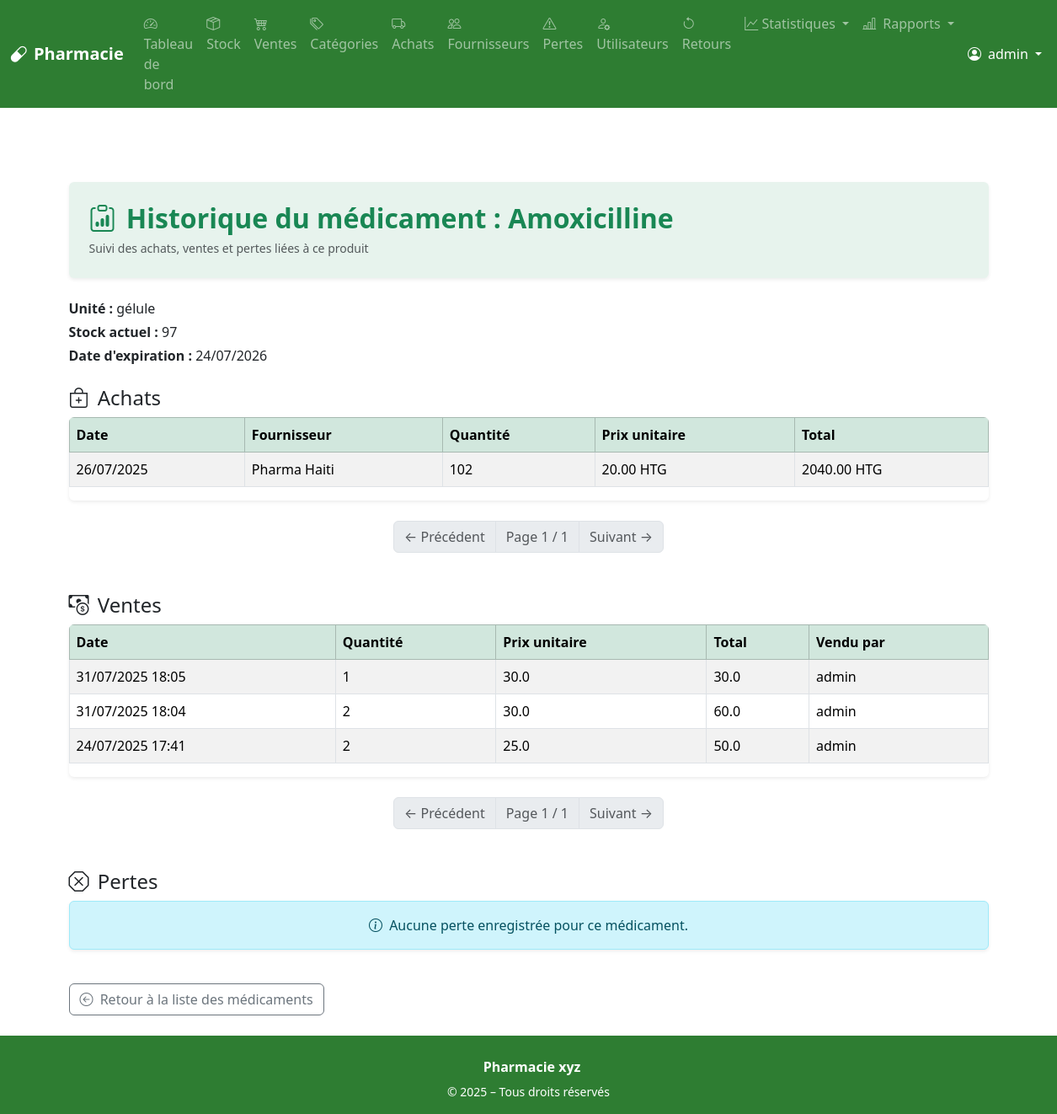
Page /drugs/drug/1/history (signed in) on the earlier database version.
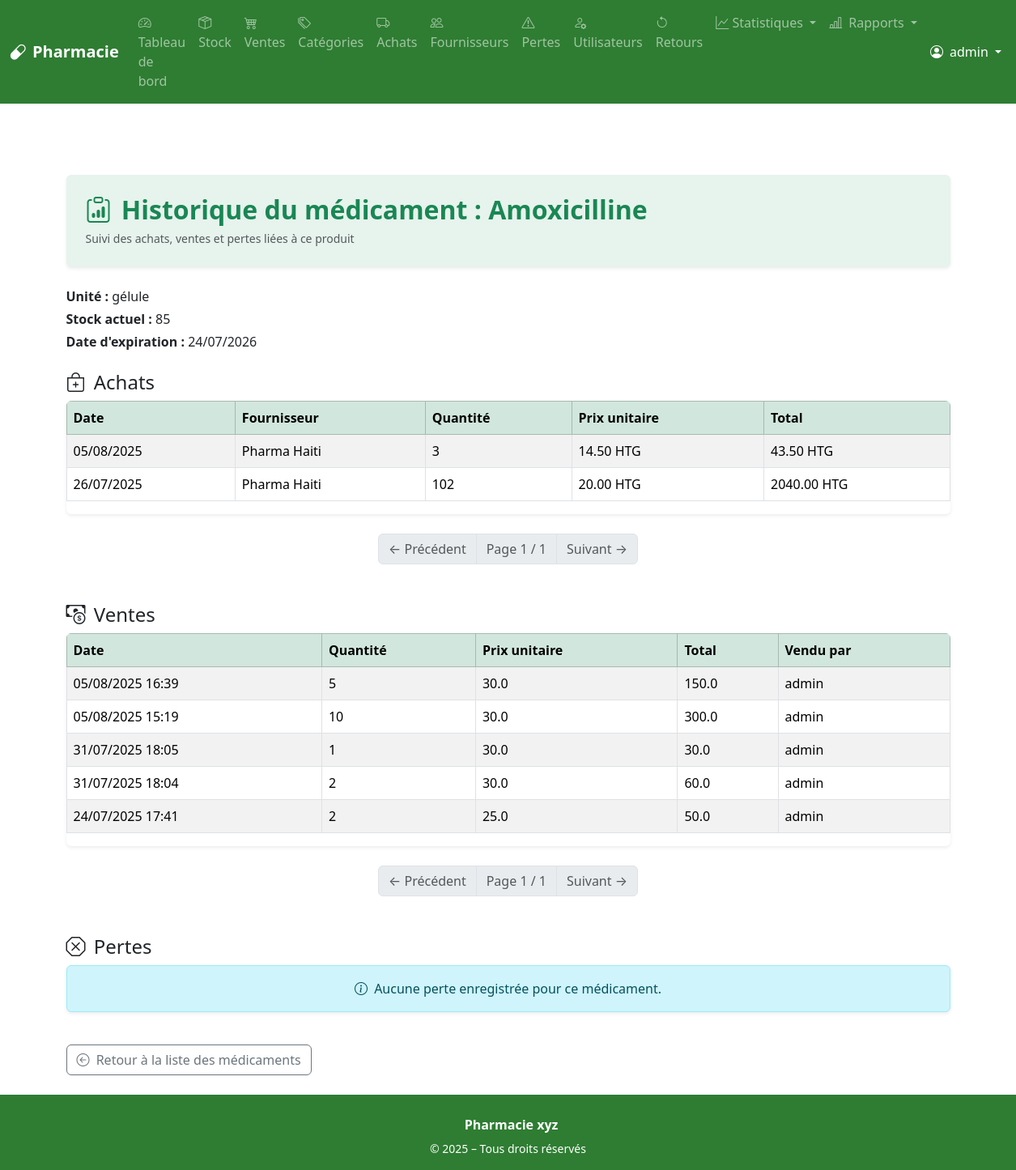
Same page on the later database version.
### app/models.py (models this page shows, shortened)
class PurchaseItem(db.Model):
    id = db.Column(db.Integer, primary_key=True)
    purchase_id = db.Column(db.Integer, db.ForeignKey('purchase.id'), nullable=False)
    drug_id = db.Column(db.Integer, db.ForeignKey('drug.id'), nullable=False)
    quantity = db.Column(db.Integer, nullable=False)
    unit_price = db.Column(db.Float, nullable=False)
    purchase = db.relationship('Purchase', back_populates='items')
    drug = db.relationship('Drug', back_populates='purchase_items')
    @property
    def total_price(self):
        return self.quantity * self.unit_price

class SaleItem(db.Model):
    id = db.Column(db.Integer, primary_key=True)
    sale_id = db.Column(db.Integer, db.ForeignKey('sale.id'), nullable=False)
    drug_id = db.Column(db.Integer, db.ForeignKey('drug.id'), nullable=False)
    quantity = db.Column(db.Integer, nullable=False)
    unit_price = db.Column(db.Float, nullable=False)
    sale = db.relationship('Sale', back_populates='items')
    drug = db.relationship('Drug')
    @property
    def total_price(self):
        return self.quantity * self.unit_price

class Purchase(db.Model):
    id = db.Column(db.Integer, primary_key=True)
    supplier_id = db.Column(db.Integer, db.ForeignKey('supplier.id'), nullable=False)
    purchase_date = db.Column(db.DateTime, default=datetime.utcnow)
    commentaire = db.Column(db.Text, nullable=True)
    supplier = db.relationship('Supplier', back_populates='purchases')
    items = db.relationship('PurchaseItem', back_populates='purchase', cascade='all, delete-orphan')

class Supplier(db.Model):
    id = db.Column(db.Integer, primary_key=True)
    name = db.Column(db.String(100), nullable=False)
    contact = db.Column(db.String(15))
    address = db.Column(db.Text)
    purchases = db.relationship('Purchase', back_populates='supplier')

class Sale(db.Model):
    id = db.Column(db.Integer, primary_key=True)
    user_id = db.Column(db.Integer, db.ForeignKey('user.id'))
    date = db.Column(db.DateTime, default=datetime.utcnow)
    user = db.relationship('User', back_populates='sales')
    items = db.relationship('SaleItem', back_populates='sale', cascade='all, delete-orphan')

class User(UserMixin, db.Model):
    id = db.Column(db.Integer, primary_key=True)
    username = db.Column(db.String(80), unique=True, nullable=False)
    password = db.Column(db.String(200), nullable=False)
    role = db.Column(db.String(20), nullable=False)  # admin, pharmacien, vendeur...
    is_active = db.Column(db.Boolean, default=True)
    last_login = db.Column(db.DateTime, nullable=True)
    sales = db.relationship('Sale', back_populates='user')

### app/routes/drug.py (the view)
@bp.route('/drug/<int:drug_id>/history')
@login_required
@staff_required
def drug_history(drug_id):
    drug = Drug.query.options(
        joinedload(Drug.purchase_items).joinedload(PurchaseItem.purchase),
        joinedload(Drug.sales).joinedload(SaleItem.sale),
        joinedload(Drug.losses)
    ).get_or_404(drug_id)
    page_purchases = request.args.get('page_purchases', 1, type=int)
    page_sales = request.args.get('page_sales', 1, type=int)
    page_losses = request.args.get('page_losses', 1, type=int)
    per_page = 5  # nombre d’éléments par page
    all_purchases = sorted(
        drug.purchase_items,
        key=lambda x: x.purchase.purchase_date,
        reverse=True
    )
    total_purchases = len(all_purchases)
    purchases = all_purchases[(page_purchases - 1) * per_page: page_purchases * per_page]
    all_sales = sorted(
        drug.sales,
        key=lambda x: x.sale.date if x.sale else datetime.min,
        reverse=True
    )
    total_sales = len(all_sales)
    sales = all_sales[(page_sales - 1) * per_page: page_sales * per_page]
    all_losses = sorted(
        drug.losses,
        key=lambda x: x.date,
        reverse=True
    )
    total_losses = len(all_losses)
    losses = all_losses[(page_losses - 1) * per_page: page_losses * per_page]
    def pagination_dict(current_page, total_items):
        total_pages = ceil(total_items / per_page)
        return {
            'page': current_page,
            'pages': total_pages,
            'total': total_items,
            'has_prev': current_page > 1,
            'has_next': current_page < total_pages,
            'prev_num': current_page - 1,
            'next_num': current_page + 1,
        }
    return render_template(
        'drugs/history.html',
        drug=drug,
        purchases=purchases,
        sales=sales,
        losses=losses,
        pagination_purchases=pagination_dict(page_purchases, total_purchases),
        pagination_sales=pagination_dict(page_sales, total_sales),
        pagination_losses=pagination_dict(page_losses, total_losses)
    )

### app/models.py (called while the page is built)
    def current_stock(self):
        purchased = sum(item.quantity for item in self.purchase_items)
        sold = sum(s.quantity for s in self.sales)
        lost = sum(l.quantity for l in self.losses)
        returned = sum(r.quantity for s in self.sales for r in s.returns)
        return purchased - sold - lost + returned

### app/routes/auth.py (called while the page is built)
@login_manager.user_loader
def load_user(user_id):
    return User.query.get(int(user_id))

### app/routes/supplier.py (called while the page is built)
def staff_required(f):
    from functools import wraps
    @wraps(f)
    def decorated_function(*args, **kwargs):
        if not current_user.is_authenticated or current_user.role not in ['admin', 'pharmacien']:
            abort(403)
        return f(*args, **kwargs)
    return decorated_function

### app/templates/drugs/history.html (shortened to what the changed rows need)
{% extends 'base.html' %}
{% block content %}
<div class="container mt-5">
  <div class="bg-success bg-opacity-10 p-4 rounded shadow-sm mb-4">
    <h2 class="text-success fw-bold mb-1">
      <i class="bi bi-clipboard-data me-1"></i> Historique du médicament : {{ drug.name }}
    </h2>
  </div>
  <div class="mb-4">
    <p class="mb-1"><strong>Unité :</strong> {{ drug.unit }}</p>
    <p class="mb-1"><strong>Stock actuel :</strong> {{ drug.current_stock() }}</p>
    <p class="mb-1"><strong>Date d'expiration :</strong> {{ drug.expiration_date.strftime('%d/%m/%Y') }}</p>
  </div>
  {% if purchases %}
    <div class="table-responsive shadow-sm rounded">
      <table class="table table-striped table-bordered align-middle">
        <thead class="table-success">
          <tr>
            <th>Date</th>
            <th>Fournisseur</th>
            <th>Quantité</th>
            <th>Prix unitaire</th>
            <th>Total</th>
          </tr>
        </thead>
        <tbody>
          {% for item in purchases %}
          <tr>
            <td>{{ item.purchase.purchase_date.strftime('%d/%m/%Y') }}</td>
            <td>{{ item.purchase.supplier.name }}</td>
            <td>{{ item.quantity }}</td>
            <td>{{ "%.2f"|format(item.unit_price) }} HTG</td>
            <td>{{ "%.2f"|format(item.total_price) }} HTG</td>
          </tr>
          {% endfor %}
        </tbody>
      </table>
    </div>
  {% else %}
    <div class="alert alert-info text-center shadow-sm mt-2">
      <i class="bi bi-info-circle me-1"></i> Aucun achat enregistré pour ce médicament.
    </div>
  {% endif %}
  {% if sales %}
    <div class="table-responsive shadow-sm rounded">
      <table class="table table-striped table-bordered align-middle">
        <thead class="table-success">
          <tr>
            <th>Date</th>
            <th>Quantité</th>
            <th>Prix unitaire</th>
            <th>Total</th>
            <th>Vendu par</th>
          </tr>
        </thead>
        <tbody>
          {% for sale in sales %}
          <tr>
            <td>{{ sale.sale.date.strftime('%d/%m/%Y %H:%M') }}</td>
            <td>{{ sale.quantity }}</td>
            <td>{{ sale.unit_price }}</td>
            <td>{{ sale.total_price }}</td>
            <td>{{ sale.sale.user.username }}</td>
          </tr>
          {% endfor %}
        </tbody>
      </table>
    </div>
  {% else %}
    <div class="alert alert-info text-center shadow-sm mt-2">
      <i class="bi bi-info-circle me-1"></i> Aucune vente enregistrée pour ce médicament.
    </div>
  {% endif %}
</div>
{% endblock %}

Differences in the rows shown:
computed for PurchaseItem (number 1 of 2 on the later page): current_stock "97" → "85"
added PurchaseItem: purchase.purchase_date "05/08/2025", purchase.supplier.name "Pharma Haiti", quantity "3", unit_price "14.50", total_price "43.50"
added SaleItem: sale "05/08/2025 16:39", quantity "5", unit_price "30.0", total_price "150.0", sale.user.username "admin"
added SaleItem: sale "05/08/2025 15:19", quantity "10", unit_price "30.0", total_price "300.0", sale.user.username "admin"
